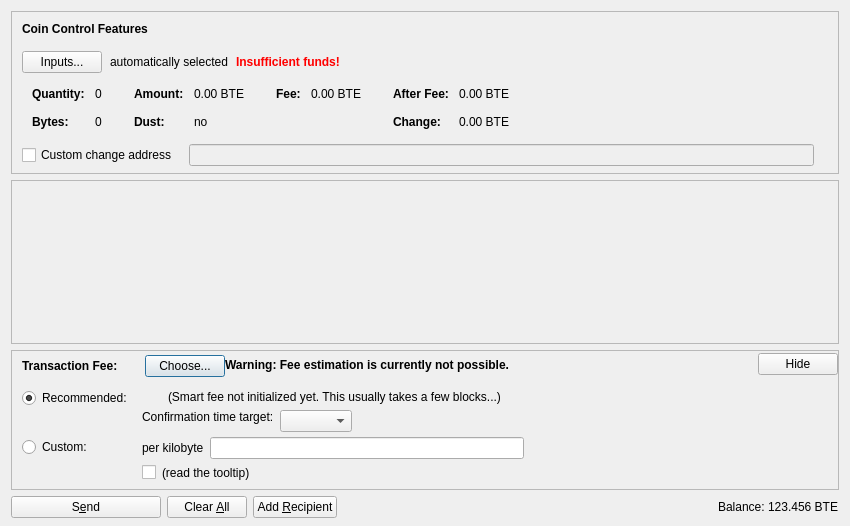
<?xml version="1.0" encoding="UTF-8"?>
<ui version="4.0">
 <class>SendCoinsDialog</class>
 <widget class="QDialog" name="SendCoinsDialog">
  <property name="geometry">
   <rect>
    <x>0</x>
    <y>0</y>
    <width>850</width>
    <height>526</height>
   </rect>
  </property>
  <property name="windowTitle">
   <string>Send Coins</string>
  </property>
  <layout class="QVBoxLayout" name="verticalLayout" stretch="0,1,0,0">
   <property name="bottomMargin">
    <number>8</number>
   </property>
   <item>
    <widget class="QFrame" name="frameCoinControl">
     <property name="sizePolicy">
      <sizepolicy hsizetype="Expanding" vsizetype="Expanding">
       <horstretch>0</horstretch>
       <verstretch>0</verstretch>
      </sizepolicy>
     </property>
     <property name="maximumSize">
      <size>
       <width>16777215</width>
       <height>16777215</height>
      </size>
     </property>
     <property name="frameShape">
      <enum>QFrame::StyledPanel</enum>
     </property>
     <property name="frameShadow">
      <enum>QFrame::Sunken</enum>
     </property>
     <layout class="QVBoxLayout" name="verticalLayoutCoinControl2">
      <property name="spacing">
       <number>0</number>
      </property>
      <property name="leftMargin">
       <number>0</number>
      </property>
      <property name="topMargin">
       <number>0</number>
      </property>
      <property name="rightMargin">
       <number>0</number>
      </property>
      <property name="bottomMargin">
       <number>6</number>
      </property>
      <item>
       <layout class="QVBoxLayout" name="verticalLayoutCoinControl" stretch="0,0,0,0,1">
        <property name="spacing">
         <number>0</number>
        </property>
        <property name="leftMargin">
         <number>10</number>
        </property>
        <property name="topMargin">
         <number>10</number>
        </property>
        <item>
         <layout class="QHBoxLayout" name="horizontalLayoutCoinControl1">
          <property name="bottomMargin">
           <number>15</number>
          </property>
          <item>
           <widget class="QLabel" name="labelCoinControlFeatures">
            <property name="sizePolicy">
             <sizepolicy hsizetype="Preferred" vsizetype="Maximum">
              <horstretch>0</horstretch>
              <verstretch>0</verstretch>
             </sizepolicy>
            </property>
            <property name="font">
             <font>
              <weight>75</weight>
              <bold>true</bold>
             </font>
            </property>
            <property name="styleSheet">
             <string notr="true">font-weight:bold;</string>
            </property>
            <property name="text">
             <string>Coin Control Features</string>
            </property>
           </widget>
          </item>
         </layout>
        </item>
        <item>
         <layout class="QHBoxLayout" name="horizontalLayoutCoinControl2" stretch="0,0,0,0">
          <property name="spacing">
           <number>8</number>
          </property>
          <property name="bottomMargin">
           <number>10</number>
          </property>
          <item>
           <widget class="QPushButton" name="pushButtonCoinControl">
            <property name="styleSheet">
             <string notr="true"/>
            </property>
            <property name="text">
             <string>Inputs...</string>
            </property>
            <property name="autoDefault">
             <bool>false</bool>
            </property>
           </widget>
          </item>
          <item>
           <widget class="QLabel" name="labelCoinControlAutomaticallySelected">
            <property name="text">
             <string>automatically selected</string>
            </property>
            <property name="margin">
             <number>5</number>
            </property>
           </widget>
          </item>
          <item>
           <widget class="QLabel" name="labelCoinControlInsuffFunds">
            <property name="font">
             <font>
              <weight>75</weight>
              <bold>true</bold>
             </font>
            </property>
            <property name="styleSheet">
             <string notr="true">color:red;font-weight:bold;</string>
            </property>
            <property name="text">
             <string>Insufficient funds!</string>
            </property>
            <property name="margin">
             <number>5</number>
            </property>
           </widget>
          </item>
          <item>
           <spacer name="horizontalSpacerCoinControl">
            <property name="orientation">
             <enum>Qt::Horizontal</enum>
            </property>
            <property name="sizeHint" stdset="0">
             <size>
              <width>40</width>
              <height>1</height>
             </size>
            </property>
           </spacer>
          </item>
         </layout>
        </item>
        <item>
         <widget class="QWidget" name="widgetCoinControl" native="true">
          <property name="sizePolicy">
           <sizepolicy hsizetype="Preferred" vsizetype="Preferred">
            <horstretch>0</horstretch>
            <verstretch>0</verstretch>
           </sizepolicy>
          </property>
          <property name="minimumSize">
           <size>
            <width>0</width>
            <height>0</height>
           </size>
          </property>
          <property name="styleSheet">
           <string notr="true"/>
          </property>
          <layout class="QHBoxLayout" name="horizontalLayoutCoinControl5">
           <property name="leftMargin">
            <number>0</number>
           </property>
           <property name="topMargin">
            <number>0</number>
           </property>
           <property name="rightMargin">
            <number>0</number>
           </property>
           <property name="bottomMargin">
            <number>0</number>
           </property>
           <item>
            <layout class="QHBoxLayout" name="horizontalLayoutCoinControl3" stretch="0,0,0,1">
             <property name="spacing">
              <number>20</number>
             </property>
             <property name="topMargin">
              <number>0</number>
             </property>
             <property name="bottomMargin">
              <number>10</number>
             </property>
             <item>
              <layout class="QFormLayout" name="formLayoutCoinControl1">
               <property name="horizontalSpacing">
                <number>10</number>
               </property>
               <property name="verticalSpacing">
                <number>14</number>
               </property>
               <property name="leftMargin">
                <number>10</number>
               </property>
               <property name="topMargin">
                <number>4</number>
               </property>
               <property name="rightMargin">
                <number>6</number>
               </property>
               <item row="0" column="0">
                <widget class="QLabel" name="labelCoinControlQuantityText">
                 <property name="font">
                  <font>
                   <weight>75</weight>
                   <bold>true</bold>
                  </font>
                 </property>
                 <property name="text">
                  <string>Quantity:</string>
                 </property>
                 <property name="margin">
                  <number>0</number>
                 </property>
                </widget>
               </item>
               <item row="0" column="1">
                <widget class="QLabel" name="labelCoinControlQuantity">
                 <property name="cursor">
                  <cursorShape>IBeamCursor</cursorShape>
                 </property>
                 <property name="contextMenuPolicy">
                  <enum>Qt::ActionsContextMenu</enum>
                 </property>
                 <property name="text">
                  <string notr="true">0</string>
                 </property>
                 <property name="margin">
                  <number>0</number>
                 </property>
                 <property name="textInteractionFlags">
                  <set>Qt::LinksAccessibleByMouse|Qt::TextSelectableByKeyboard|Qt::TextSelectableByMouse</set>
                 </property>
                </widget>
               </item>
               <item row="1" column="0">
                <widget class="QLabel" name="labelCoinControlBytesText">
                 <property name="font">
                  <font>
                   <weight>75</weight>
                   <bold>true</bold>
                  </font>
                 </property>
                 <property name="text">
                  <string>Bytes:</string>
                 </property>
                </widget>
               </item>
               <item row="1" column="1">
                <widget class="QLabel" name="labelCoinControlBytes">
                 <property name="cursor">
                  <cursorShape>IBeamCursor</cursorShape>
                 </property>
                 <property name="contextMenuPolicy">
                  <enum>Qt::ActionsContextMenu</enum>
                 </property>
                 <property name="text">
                  <string notr="true">0</string>
                 </property>
                 <property name="textInteractionFlags">
                  <set>Qt::LinksAccessibleByMouse|Qt::TextSelectableByKeyboard|Qt::TextSelectableByMouse</set>
                 </property>
                </widget>
               </item>
              </layout>
             </item>
             <item>
              <layout class="QFormLayout" name="formLayoutCoinControl2">
               <property name="horizontalSpacing">
                <number>10</number>
               </property>
               <property name="verticalSpacing">
                <number>14</number>
               </property>
               <property name="leftMargin">
                <number>6</number>
               </property>
               <property name="topMargin">
                <number>4</number>
               </property>
               <property name="rightMargin">
                <number>6</number>
               </property>
               <item row="0" column="0">
                <widget class="QLabel" name="labelCoinControlAmountText">
                 <property name="font">
                  <font>
                   <weight>75</weight>
                   <bold>true</bold>
                  </font>
                 </property>
                 <property name="text">
                  <string>Amount:</string>
                 </property>
                 <property name="margin">
                  <number>0</number>
                 </property>
                </widget>
               </item>
               <item row="0" column="1">
                <widget class="QLabel" name="labelCoinControlAmount">
                 <property name="cursor">
                  <cursorShape>IBeamCursor</cursorShape>
                 </property>
                 <property name="contextMenuPolicy">
                  <enum>Qt::ActionsContextMenu</enum>
                 </property>
                 <property name="text">
                  <string notr="true">0.00 BTE</string>
                 </property>
                 <property name="textInteractionFlags">
                  <set>Qt::LinksAccessibleByMouse|Qt::TextSelectableByKeyboard|Qt::TextSelectableByMouse</set>
                 </property>
                </widget>
               </item>
               <item row="1" column="0">
                <widget class="QLabel" name="labelCoinControlLowOutputText">
                 <property name="font">
                  <font>
                   <weight>75</weight>
                   <bold>true</bold>
                  </font>
                 </property>
                 <property name="text">
                  <string>Dust:</string>
                 </property>
                </widget>
               </item>
               <item row="1" column="1">
                <widget class="QLabel" name="labelCoinControlLowOutput">
                 <property name="cursor">
                  <cursorShape>IBeamCursor</cursorShape>
                 </property>
                 <property name="contextMenuPolicy">
                  <enum>Qt::ActionsContextMenu</enum>
                 </property>
                 <property name="text">
                  <string notr="true">no</string>
                 </property>
                 <property name="textInteractionFlags">
                  <set>Qt::LinksAccessibleByMouse|Qt::TextSelectableByKeyboard|Qt::TextSelectableByMouse</set>
                 </property>
                </widget>
               </item>
              </layout>
             </item>
             <item>
              <layout class="QFormLayout" name="formLayoutCoinControl3">
               <property name="horizontalSpacing">
                <number>10</number>
               </property>
               <property name="verticalSpacing">
                <number>14</number>
               </property>
               <property name="leftMargin">
                <number>6</number>
               </property>
               <property name="topMargin">
                <number>4</number>
               </property>
               <property name="rightMargin">
                <number>6</number>
               </property>
               <item row="0" column="0">
                <widget class="QLabel" name="labelCoinControlFeeText">
                 <property name="font">
                  <font>
                   <weight>75</weight>
                   <bold>true</bold>
                  </font>
                 </property>
                 <property name="text">
                  <string>Fee:</string>
                 </property>
                 <property name="margin">
                  <number>0</number>
                 </property>
                </widget>
               </item>
               <item row="0" column="1">
                <widget class="QLabel" name="labelCoinControlFee">
                 <property name="cursor">
                  <cursorShape>IBeamCursor</cursorShape>
                 </property>
                 <property name="contextMenuPolicy">
                  <enum>Qt::ActionsContextMenu</enum>
                 </property>
                 <property name="text">
                  <string notr="true">0.00 BTE</string>
                 </property>
                 <property name="textInteractionFlags">
                  <set>Qt::LinksAccessibleByMouse|Qt::TextSelectableByKeyboard|Qt::TextSelectableByMouse</set>
                 </property>
                </widget>
               </item>
              </layout>
             </item>
             <item>
              <layout class="QFormLayout" name="formLayoutCoinControl4">
               <property name="horizontalSpacing">
                <number>10</number>
               </property>
               <property name="verticalSpacing">
                <number>14</number>
               </property>
               <property name="leftMargin">
                <number>6</number>
               </property>
               <property name="topMargin">
                <number>4</number>
               </property>
               <property name="rightMargin">
                <number>6</number>
               </property>
               <item row="0" column="0">
                <widget class="QLabel" name="labelCoinControlAfterFeeText">
                 <property name="font">
                  <font>
                   <weight>75</weight>
                   <bold>true</bold>
                  </font>
                 </property>
                 <property name="text">
                  <string>After Fee:</string>
                 </property>
                 <property name="margin">
                  <number>0</number>
                 </property>
                </widget>
               </item>
               <item row="0" column="1">
                <widget class="QLabel" name="labelCoinControlAfterFee">
                 <property name="cursor">
                  <cursorShape>IBeamCursor</cursorShape>
                 </property>
                 <property name="contextMenuPolicy">
                  <enum>Qt::ActionsContextMenu</enum>
                 </property>
                 <property name="text">
                  <string notr="true">0.00 BTE</string>
                 </property>
                 <property name="textInteractionFlags">
                  <set>Qt::LinksAccessibleByMouse|Qt::TextSelectableByKeyboard|Qt::TextSelectableByMouse</set>
                 </property>
                </widget>
               </item>
               <item row="1" column="0">
                <widget class="QLabel" name="labelCoinControlChangeText">
                 <property name="font">
                  <font>
                   <weight>75</weight>
                   <bold>true</bold>
                  </font>
                 </property>
                 <property name="text">
                  <string>Change:</string>
                 </property>
                </widget>
               </item>
               <item row="1" column="1">
                <widget class="QLabel" name="labelCoinControlChange">
                 <property name="cursor">
                  <cursorShape>IBeamCursor</cursorShape>
                 </property>
                 <property name="contextMenuPolicy">
                  <enum>Qt::ActionsContextMenu</enum>
                 </property>
                 <property name="text">
                  <string notr="true">0.00 BTE</string>
                 </property>
                 <property name="textInteractionFlags">
                  <set>Qt::LinksAccessibleByMouse|Qt::TextSelectableByKeyboard|Qt::TextSelectableByMouse</set>
                 </property>
                </widget>
               </item>
              </layout>
             </item>
            </layout>
           </item>
          </layout>
         </widget>
        </item>
        <item>
         <layout class="QHBoxLayout" name="horizontalLayoutCoinControl4" stretch="0,0,0">
          <property name="spacing">
           <number>12</number>
          </property>
          <property name="sizeConstraint">
           <enum>QLayout::SetDefaultConstraint</enum>
          </property>
          <property name="topMargin">
           <number>5</number>
          </property>
          <property name="rightMargin">
           <number>5</number>
          </property>
          <item>
           <widget class="QCheckBox" name="checkBoxCoinControlChange">
            <property name="toolTip">
             <string>If this is activated, but the change address is empty or invalid, change will be sent to a newly generated address.</string>
            </property>
            <property name="text">
             <string>Custom change address</string>
            </property>
           </widget>
          </item>
          <item>
           <widget class="QValidatedLineEdit" name="lineEditCoinControlChange">
            <property name="enabled">
             <bool>false</bool>
            </property>
            <property name="sizePolicy">
             <sizepolicy hsizetype="Expanding" vsizetype="Fixed">
              <horstretch>0</horstretch>
              <verstretch>0</verstretch>
             </sizepolicy>
            </property>
           </widget>
          </item>
          <item>
           <widget class="QLabel" name="labelCoinControlChangeLabel">
            <property name="sizePolicy">
             <sizepolicy hsizetype="Preferred" vsizetype="Expanding">
              <horstretch>0</horstretch>
              <verstretch>0</verstretch>
             </sizepolicy>
            </property>
            <property name="minimumSize">
             <size>
              <width>0</width>
              <height>0</height>
             </size>
            </property>
            <property name="text">
             <string/>
            </property>
            <property name="margin">
             <number>3</number>
            </property>
           </widget>
          </item>
         </layout>
        </item>
        <item>
         <spacer name="verticalSpacerCoinControl">
          <property name="orientation">
           <enum>Qt::Vertical</enum>
          </property>
          <property name="sizeHint" stdset="0">
           <size>
            <width>800</width>
            <height>1</height>
           </size>
          </property>
         </spacer>
        </item>
       </layout>
      </item>
     </layout>
    </widget>
   </item>
   <item>
    <widget class="QScrollArea" name="scrollArea">
     <property name="widgetResizable">
      <bool>true</bool>
     </property>
     <widget class="QWidget" name="scrollAreaWidgetContents">
      <property name="geometry">
       <rect>
        <x>0</x>
        <y>0</y>
        <width>830</width>
        <height>104</height>
       </rect>
      </property>
      <layout class="QVBoxLayout" name="verticalLayout_2" stretch="0,1">
       <property name="leftMargin">
        <number>0</number>
       </property>
       <property name="topMargin">
        <number>0</number>
       </property>
       <property name="rightMargin">
        <number>0</number>
       </property>
       <property name="bottomMargin">
        <number>0</number>
       </property>
       <item>
        <layout class="QVBoxLayout" name="entries">
         <property name="spacing">
          <number>6</number>
         </property>
        </layout>
       </item>
       <item>
        <spacer name="verticalSpacer">
         <property name="orientation">
          <enum>Qt::Vertical</enum>
         </property>
         <property name="sizeHint" stdset="0">
          <size>
           <width>20</width>
           <height>40</height>
          </size>
         </property>
        </spacer>
       </item>
      </layout>
     </widget>
    </widget>
   </item>
   <item>
    <widget class="QFrame" name="frameFee">
     <property name="sizePolicy">
      <sizepolicy hsizetype="Expanding" vsizetype="Expanding">
       <horstretch>0</horstretch>
       <verstretch>0</verstretch>
      </sizepolicy>
     </property>
     <property name="maximumSize">
      <size>
       <width>16777215</width>
       <height>16777215</height>
      </size>
     </property>
     <property name="frameShape">
      <enum>QFrame::StyledPanel</enum>
     </property>
     <property name="frameShadow">
      <enum>QFrame::Sunken</enum>
     </property>
     <layout class="QVBoxLayout" name="verticalLayoutFee1">
      <property name="spacing">
       <number>0</number>
      </property>
      <property name="leftMargin">
       <number>0</number>
      </property>
      <property name="topMargin">
       <number>0</number>
      </property>
      <property name="rightMargin">
       <number>0</number>
      </property>
      <property name="bottomMargin">
       <number>0</number>
      </property>
      <item>
       <layout class="QVBoxLayout" name="verticalLayoutFee2" stretch="0,0,0">
        <property name="spacing">
         <number>0</number>
        </property>
        <property name="leftMargin">
         <number>10</number>
        </property>
        <property name="topMargin">
         <number>0</number>
        </property>
        <item>
         <layout class="QHBoxLayout" name="horizontalLayoutFee1">
          <property name="bottomMargin">
           <number>0</number>
          </property>
          <item>
           <layout class="QVBoxLayout" name="verticalLayoutFee7">
            <property name="spacing">
             <number>0</number>
            </property>
            <item>
             <spacer name="verticalSpacerSmartFee">
              <property name="orientation">
               <enum>Qt::Vertical</enum>
              </property>
              <property name="sizeType">
               <enum>QSizePolicy::Fixed</enum>
              </property>
              <property name="sizeHint" stdset="0">
               <size>
                <width>1</width>
                <height>4</height>
               </size>
              </property>
             </spacer>
            </item>
            <item>
             <layout class="QHBoxLayout" name="horizontalLayoutSmartFee">
              <property name="spacing">
               <number>10</number>
              </property>
              <item>
               <widget class="QLabel" name="labelFeeHeadline">
                <property name="sizePolicy">
                 <sizepolicy hsizetype="Preferred" vsizetype="Maximum">
                  <horstretch>0</horstretch>
                  <verstretch>0</verstretch>
                 </sizepolicy>
                </property>
                <property name="font">
                 <font>
                  <weight>75</weight>
                  <bold>true</bold>
                 </font>
                </property>
                <property name="styleSheet">
                 <string notr="true">font-weight:bold;</string>
                </property>
                <property name="text">
                 <string>Transaction Fee:</string>
                </property>
               </widget>
              </item>
              <item>
               <widget class="QLabel" name="labelFeeMinimized">
                <property name="text">
                 <string/>
                </property>
               </widget>
              </item>
              <item>
               <widget class="QPushButton" name="buttonChooseFee">
                <property name="text">
                 <string>Choose...</string>
                </property>
               </widget>
              </item>
             </layout>
            </item>
            <item>
             <spacer name="verticalSpacer_5">
              <property name="orientation">
               <enum>Qt::Vertical</enum>
              </property>
              <property name="sizeHint" stdset="0">
               <size>
                <width>1</width>
                <height>1</height>
               </size>
              </property>
             </spacer>
            </item>
           </layout>
          </item>
          <item>
           <widget class="QLabel" name="fallbackFeeWarningLabel">
            <property name="toolTip">
             <string>Using the fallbackfee can result in sending a transaction that will take several hours or days (or never) to confirm. Consider choosing your fee manually or wait until you have validated the complete chain.</string>
            </property>
            <property name="font">
            <font>
                <weight>75</weight>
                <bold>true</bold>
            </font>
            </property>
            <property name="text">
             <string>Warning: Fee estimation is currently not possible.</string>
            </property>
            <property name="wordWrap">
             <bool>false</bool>
            </property>
           </widget>
          </item>
          <item>
           <spacer name="horizontalSpacer_4">
            <property name="orientation">
             <enum>Qt::Horizontal</enum>
            </property>
            <property name="sizeType">
             <enum>QSizePolicy::MinimumExpanding</enum>
            </property>
            <property name="sizeHint" stdset="0">
             <size>
              <width>40</width>
              <height>20</height>
             </size>
            </property>
           </spacer>
          </item>
          <item>
           <widget class="QPushButton" name="buttonMinimizeFee">
            <property name="toolTip">
             <string>collapse fee-settings</string>
            </property>
            <property name="text">
             <string>Hide</string>
            </property>
           </widget>
          </item>
         </layout>
        </item>
        <item>
         <widget class="QFrame" name="frameFeeSelection">
          <layout class="QVBoxLayout" name="verticalLayoutFee12">
           <property name="spacing">
            <number>0</number>
           </property>
           <property name="leftMargin">
            <number>0</number>
           </property>
           <property name="topMargin">
            <number>0</number>
           </property>
           <property name="rightMargin">
            <number>0</number>
           </property>
           <property name="bottomMargin">
            <number>0</number>
           </property>
           <item>
            <layout class="QGridLayout" name="gridLayoutFee">
             <property name="topMargin">
              <number>10</number>
             </property>
             <property name="bottomMargin">
              <number>4</number>
             </property>
             <property name="horizontalSpacing">
              <number>10</number>
             </property>
             <property name="verticalSpacing">
              <number>4</number>
             </property>
             <item row="1" column="1">
              <layout class="QVBoxLayout" name="verticalLayoutFee8">
               <property name="spacing">
                <number>6</number>
               </property>
               <item>
                <layout class="QHBoxLayout" name="horizontalLayoutFee13">
                 <item>
                  <widget class="QLabel" name="labelCustomPerKilobyte">
                   <property name="toolTip">
                    <string>If the custom fee is set to 1000 satoshis and the transaction is only 250 bytes, then &quot;per kilobyte&quot; only pays 250 satoshis in fee, while &quot;total at least&quot; pays 1000 satoshis. For transactions bigger than a kilobyte both pay by kilobyte.</string>
                   </property>
                   <property name="text">
                    <string>per kilobyte</string>
                   </property>
                  </widget>
                 </item>
                 <item>
                  <widget class="BitcoinAmountField" name="customFee"/>
                 </item>
                 <item>
                  <spacer name="horizontalSpacer_6">
                   <property name="orientation">
                    <enum>Qt::Horizontal</enum>
                   </property>
                   <property name="sizeHint" stdset="0">
                    <size>
                     <width>1</width>
                     <height>1</height>
                    </size>
                   </property>
                  </spacer>
                 </item>
                </layout>
               </item>
               <item>
                <layout class="QHBoxLayout" name="horizontalLayoutFee8">
                 <item>
                  <widget class="QCheckBox" name="checkBoxMinimumFee">
                   <property name="toolTip">
                    <string>Paying only the minimum fee is just fine as long as there is less transaction volume than space in the blocks. But be aware that this can end up in a never confirming transaction once there is more demand for bte transactions than the network can process.</string>
                   </property>
                   <property name="text">
                    <string/>
                   </property>
                  </widget>
                 </item>
                 <item>
                  <widget class="QLabel" name="labelMinFeeWarning">
                   <property name="enabled">
                    <bool>true</bool>
                   </property>
                   <property name="toolTip">
                    <string>Paying only the minimum fee is just fine as long as there is less transaction volume than space in the blocks. But be aware that this can end up in a never confirming transaction once there is more demand for bte transactions than the network can process.</string>
                   </property>
                   <property name="text">
                    <string>(read the tooltip)</string>
                   </property>
                   <property name="margin">
                    <number>5</number>
                   </property>
                  </widget>
                 </item>
                 <item>
                  <spacer name="horizontalSpacer_2">
                   <property name="orientation">
                    <enum>Qt::Horizontal</enum>
                   </property>
                   <property name="sizeHint" stdset="0">
                    <size>
                     <width>1</width>
                     <height>1</height>
                    </size>
                   </property>
                  </spacer>
                 </item>
                </layout>
               </item>
              </layout>
             </item>
             <item row="0" column="0">
              <layout class="QVBoxLayout" name="verticalLayoutFee4" stretch="0,1">
               <item>
                <widget class="QRadioButton" name="radioSmartFee">
                 <property name="text">
                  <string>Recommended:</string>
                 </property>
                 <property name="checked">
                  <bool>true</bool>
                 </property>
                 <attribute name="buttonGroup">
                  <string notr="true">groupFee</string>
                 </attribute>
                </widget>
               </item>
               <item>
                <spacer name="verticalSpacer_2">
                 <property name="orientation">
                  <enum>Qt::Vertical</enum>
                 </property>
                 <property name="sizeHint" stdset="0">
                  <size>
                   <width>1</width>
                   <height>1</height>
                  </size>
                 </property>
                </spacer>
               </item>
              </layout>
             </item>
             <item row="1" column="0">
              <layout class="QVBoxLayout" name="verticalLayoutFee9" stretch="0,1">
               <item>
                <widget class="QRadioButton" name="radioCustomFee">
                 <property name="text">
                  <string>Custom:</string>
                 </property>
                 <attribute name="buttonGroup">
                  <string notr="true">groupFee</string>
                 </attribute>
                </widget>
               </item>
               <item>
                <spacer name="verticalSpacer_6">
                 <property name="orientation">
                  <enum>Qt::Vertical</enum>
                 </property>
                 <property name="sizeHint" stdset="0">
                  <size>
                   <width>1</width>
                   <height>1</height>
                  </size>
                 </property>
                </spacer>
               </item>
              </layout>
             </item>
             <item row="0" column="1">
              <layout class="QVBoxLayout" name="verticalLayoutFee3" stretch="0,0,1">
               <property name="spacing">
                <number>6</number>
               </property>
               <property name="topMargin">
                <number>2</number>
               </property>
               <item>
                <layout class="QHBoxLayout" name="horizontalLayoutFee12">
                 <item>
                  <widget class="QLabel" name="labelSmartFee">
                   <property name="text">
                    <string/>
                   </property>
                   <property name="margin">
                    <number>2</number>
                   </property>
                  </widget>
                 </item>
                 <item>
                  <widget class="QLabel" name="labelFeeEstimation">
                   <property name="text">
                    <string/>
                   </property>
                  </widget>
                 </item>
                 <item>
                  <widget class="QLabel" name="labelSmartFee2">
                   <property name="text">
                    <string>(Smart fee not initialized yet. This usually takes a few blocks...)</string>
                   </property>
                   <property name="margin">
                    <number>2</number>
                   </property>
                  </widget>
                 </item>
                 <item>
                  <spacer name="horizontalSpacer_5">
                   <property name="orientation">
                    <enum>Qt::Horizontal</enum>
                   </property>
                   <property name="sizeHint" stdset="0">
                    <size>
                     <width>1</width>
                     <height>1</height>
                    </size>
                   </property>
                  </spacer>
                 </item>
                </layout>
               </item>
               <item>
                <layout class="QHBoxLayout" name="horizontalLayoutFee9">
                 <item>
                  <layout class="QVBoxLayout" name="verticalLayoutFee6">
                   <item>
                    <widget class="QLabel" name="labelSmartFee3">
                     <property name="text">
                      <string>Confirmation time target:</string>
                     </property>
                     <property name="margin">
                      <number>2</number>
                     </property>
                    </widget>
                   </item>
                   <item>
                    <spacer name="verticalSpacer_3">
                     <property name="orientation">
                      <enum>Qt::Vertical</enum>
                     </property>
                     <property name="sizeHint" stdset="0">
                      <size>
                       <width>1</width>
                       <height>1</height>
                      </size>
                     </property>
                    </spacer>
                   </item>
                  </layout>
                 </item>
                 <item>
                  <layout class="QVBoxLayout" name="verticalLayoutFee5">
                   <property name="rightMargin">
                    <number>30</number>
                   </property>
                   <item>
                    <layout class="QHBoxLayout" name="horizontalLayoutConfTarget">
                     <property name="bottomMargin">
                      <number>0</number>
                     </property>
                     <item>
                      <widget class="QComboBox" name="confTargetSelector"/>
                     </item>
                     <item>
                      <spacer name="horizontalSpacerConfTarget">
                       <property name="orientation">
                        <enum>Qt::Horizontal</enum>
                       </property>
                       <property name="sizeHint" stdset="0">
                        <size>
                         <width>40</width>
                         <height>20</height>
                        </size>
                       </property>
                      </spacer>
                     </item>
                    </layout>
                   </item>
                  </layout>
                 </item>
                </layout>
               </item>
               <item>
                <spacer name="verticalSpacer_4">
                 <property name="orientation">
                  <enum>Qt::Vertical</enum>
                 </property>
                 <property name="sizeHint" stdset="0">
                  <size>
                   <width>1</width>
                   <height>1</height>
                  </size>
                 </property>
                </spacer>
               </item>
              </layout>
             </item>
            </layout>
           </item>
          </layout>
         </widget>
        </item>
        <item>
         <spacer name="verticalSpacerFee">
          <property name="orientation">
           <enum>Qt::Vertical</enum>
          </property>
          <property name="sizeHint" stdset="0">
           <size>
            <width>40</width>
            <height>5</height>
           </size>
          </property>
         </spacer>
        </item>
       </layout>
      </item>
     </layout>
    </widget>
   </item>
   <item>
    <layout class="QHBoxLayout" name="horizontalLayout">
     <item>
      <widget class="QPushButton" name="sendButton">
       <property name="minimumSize">
        <size>
         <width>150</width>
         <height>0</height>
        </size>
       </property>
       <property name="toolTip">
        <string>Confirm the send action</string>
       </property>
       <property name="text">
        <string>S&amp;end</string>
       </property>
       <property name="icon">
        <iconset resource="../bitcoin.qrc">
         <normaloff>:/icons/send</normaloff>:/icons/send</iconset>
       </property>
       <property name="autoDefault">
        <bool>false</bool>
       </property>
       <property name="default">
        <bool>false</bool>
       </property>
      </widget>
     </item>
     <item>
      <widget class="QPushButton" name="clearButton">
       <property name="sizePolicy">
        <sizepolicy hsizetype="Minimum" vsizetype="Fixed">
         <horstretch>0</horstretch>
         <verstretch>0</verstretch>
        </sizepolicy>
       </property>
       <property name="toolTip">
        <string>Clear all fields of the form.</string>
       </property>
       <property name="text">
        <string>Clear &amp;All</string>
       </property>
       <property name="icon">
        <iconset resource="../bitcoin.qrc">
         <normaloff>:/icons/remove</normaloff>:/icons/remove</iconset>
       </property>
       <property name="autoDefault">
        <bool>false</bool>
       </property>
      </widget>
     </item>
     <item>
      <widget class="QPushButton" name="addButton">
       <property name="toolTip">
        <string>Send to multiple recipients at once</string>
       </property>
       <property name="text">
        <string>Add &amp;Recipient</string>
       </property>
       <property name="icon">
        <iconset resource="../bitcoin.qrc">
         <normaloff>:/icons/add</normaloff>:/icons/add</iconset>
       </property>
       <property name="autoDefault">
        <bool>false</bool>
       </property>
      </widget>
     </item>
     <item>
      <spacer name="horizontalSpacer">
       <property name="orientation">
        <enum>Qt::Horizontal</enum>
       </property>
       <property name="sizeHint" stdset="0">
        <size>
         <width>40</width>
         <height>20</height>
        </size>
       </property>
      </spacer>
     </item>
     <item>
      <layout class="QHBoxLayout" name="horizontalLayout_2">
       <property name="spacing">
        <number>3</number>
       </property>
       <item>
        <widget class="QLabel" name="label">
         <property name="sizePolicy">
          <sizepolicy hsizetype="Preferred" vsizetype="Fixed">
           <horstretch>0</horstretch>
           <verstretch>0</verstretch>
          </sizepolicy>
         </property>
         <property name="text">
          <string>Balance:</string>
         </property>
        </widget>
       </item>
       <item>
        <widget class="QLabel" name="labelBalance">
         <property name="sizePolicy">
          <sizepolicy hsizetype="Preferred" vsizetype="Fixed">
           <horstretch>0</horstretch>
           <verstretch>0</verstretch>
          </sizepolicy>
         </property>
         <property name="cursor">
          <cursorShape>IBeamCursor</cursorShape>
         </property>
         <property name="text">
          <string notr="true">123.456 BTE</string>
         </property>
         <property name="textInteractionFlags">
          <set>Qt::LinksAccessibleByMouse|Qt::TextSelectableByKeyboard|Qt::TextSelectableByMouse</set>
         </property>
        </widget>
       </item>
      </layout>
     </item>
    </layout>
   </item>
  </layout>
 </widget>
 <customwidgets>
  <customwidget>
   <class>QValidatedLineEdit</class>
   <extends>QLineEdit</extends>
   <header>qt/qvalidatedlineedit.h</header>
  </customwidget>
  <customwidget>
   <class>BitcoinAmountField</class>
   <extends>QLineEdit</extends>
   <header>qt/bitcoinamountfield.h</header>
   <container>1</container>
  </customwidget>
 </customwidgets>
 <resources>
  <include location="../bitcoin.qrc"/>
 </resources>
 <connections/>
 <buttongroups>
  <buttongroup name="groupFee"/>
 </buttongroups>
</ui>
